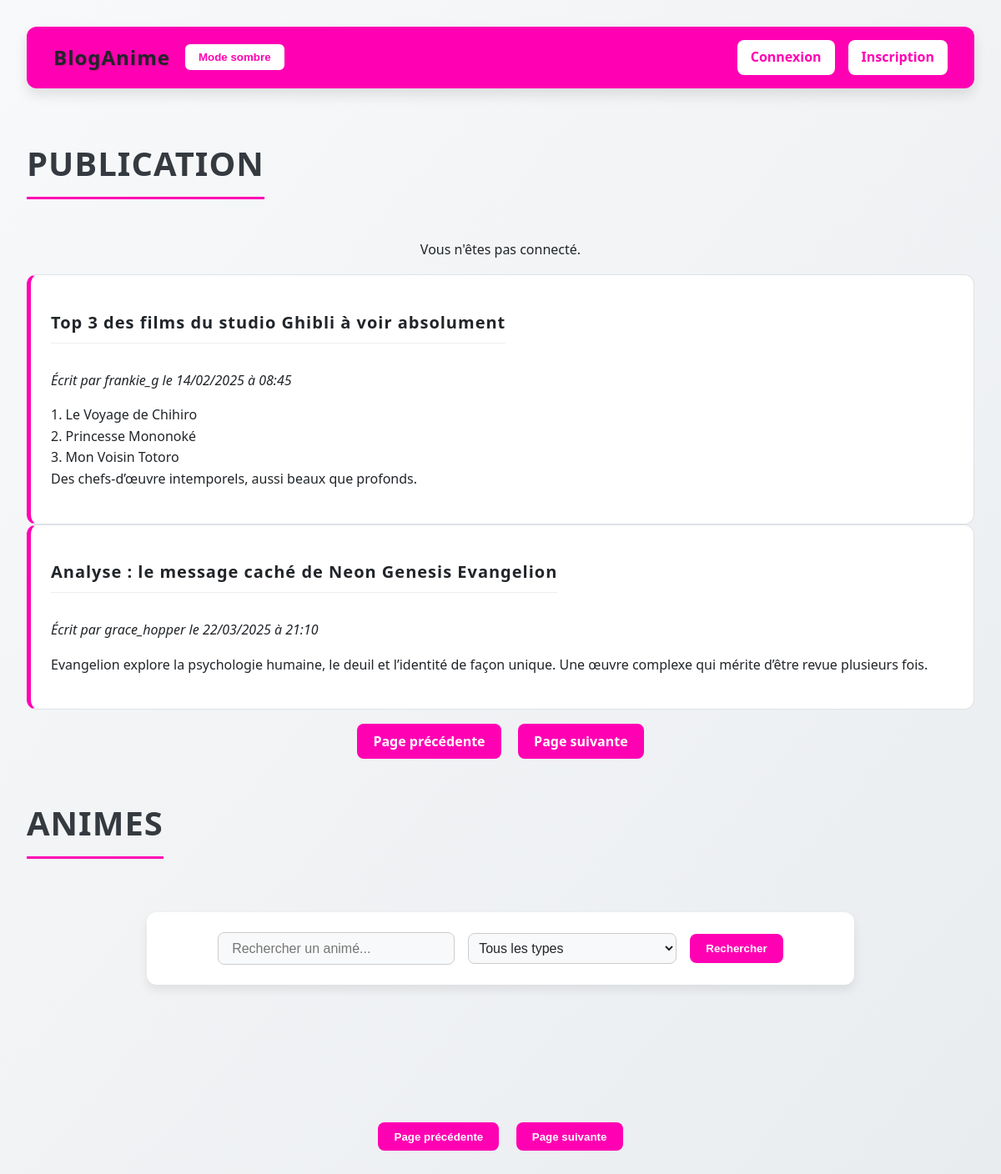
/?page=4, run on the app's committed database.
### tables this page shows
CREATE TABLE IF NOT EXISTS `post` (
  `id` int NOT NULL AUTO_INCREMENT,
  `title` varchar(255) NOT NULL,
  `content` text NOT NULL,
  `authorId` int NOT NULL,
  `createdAt` datetime DEFAULT CURRENT_TIMESTAMP,
  PRIMARY KEY (`id`),
  KEY `authorId` (`authorId`)
);

CREATE TABLE IF NOT EXISTS `user` (
  `id` int NOT NULL AUTO_INCREMENT,
  `userName` varchar(60) NOT NULL,
  `email` varchar(150) NOT NULL,
  `password` varchar(255) NOT NULL,
  `is_admin` tinyint(1) DEFAULT '0',
  PRIMARY KEY (`id`)
);

### PostController.php (called while the page is built, shortened)
<?php
require_once 'Post.php';
class PostController
{
    private PDO $db;
    public function __construct()
    {
        $host = "localhost";
        $dbName = "anime";
        $port = 3306;
        $userName = "root";
        $password = "";
    }
    public function setDb(PDO $db): self
    {
        $this->db = $db;
        return $this;
    }
    public function getPostsByPage(int $offset, int $limit): array
    {
        $stmt = $this->db->prepare("SELECT * FROM post LIMIT :limit OFFSET :offset");
        $stmt->bindParam(':limit', $limit, PDO::PARAM_INT);
        $stmt->bindParam(':offset', $offset, PDO::PARAM_INT);
        $stmt->execute();
        $datas = $stmt->fetchAll(PDO::FETCH_ASSOC);
        $posts = [];
        foreach ($datas as $data) {
            $posts[] = new Post($data);
        }
        return $posts;
    }
}

### Post.php (called while the page is built, shortened)
<?php
class Post
{
    private string $title;
    private string $content;
    private int $authorId;
    private string $createdAt;
    public function __construct(array $data)
    {
        $this->title = $data['title'];
        $this->content = $data['content'];
        $this->authorId = $data['authorId'];
    }
    public function hydrate(array $data): void
    {
        foreach ($data as $key => $value) {
            $method = "set" . ucfirst($key);
        }
    }
    public function getCreatedAt()
    {
        return $this->createdAt;
    }
    public function setCreatedAt($createdAt)
    {
        $this->createdAt = $createdAt;
        return $this;
    }
    public function getAuthorId()
    {
        return $this->authorId;
    }
    public function setAuthorId($authorId)
    {
        $this->authorId = $authorId;
        return $this;
    }
    public function getContent()
    {
        return $this->content;
    }
    public function setContent($content)
    {
        $this->content = $content;
        return $this;
    }
    public function getTitle()
    {
        return $this->title;
    }
    public function setTitle($title)
    {
        $this->title = $title;
        return $this;
    }
    public function setId($id)
    {
        return $this;
    }
}

### UserController.php (called while the page is built, shortened)
<?php
class UserController
{
    private PDO $db;
    public function __construct()
    {
        $host = "localhost";
        $dbName = "anime";
        $port = 3306;
        $userName = "root";
        $password = "";
    }
    public function setDb($db)
    {
        $this->db = $db;
        return $this;
    }
    public function getUserById(int $id): ?User
    {
        $stmt = $this->db->prepare("SELECT * FROM user WHERE id = :id");
        $stmt->bindParam(':id', $id, PDO::PARAM_INT);
        $stmt->execute();
        $data = $stmt->fetch(PDO::FETCH_ASSOC);
        return $data ? new User($data) : null;
    }
}

### User.php (called while the page is built, shortened)
<?php
class User
{
    private string $username;
    public function hydrate(array $data): void
    {
        foreach ($data as $key => $value) {
            $method = 'set' . ucfirst($key);
        }
    }
    public function getUsername(): string
    {
        return $this->username;
    }
    public function setId(int $id): self
    {
        return $this;
    }
    public function setUsername(string $username): self
    {
        $this->username = $username;
        return $this;
    }
    public function setEmail(string $email): self
    {
        return $this;
    }
    public function setPassword(string $password): self
    {
        return $this;
    }
}

### articles.php (the view)
<?php
$page = isset($_GET['page']) ? (int)$_GET['page'] : 1;
$limit = 2;
$offset = ($page - 1) * $limit;
$posts = $postController->getPostsByPage($offset, $limit);
?>
<?php foreach ($posts as $post): ?>
    <div class="post">
        <h2><?= htmlspecialchars($post->getTitle()) ?></h2>
        <p>
            <em>
                Écrit par
                <?php
                $user = $userController->getUserById($post->getAuthorId());
                if ($user) {
                    echo htmlspecialchars($user->getUsername());
                } else {
                    echo "Auteur inconnu";
                }
                ?>
                le <?= date('d/m/Y à H:i', strtotime($post->getCreatedAt())) ?>
            </em>
        </p>
        <p><?= nl2br(htmlspecialchars($post->getContent())) ?></p>
    </div>
<?php endforeach; ?>

### style.css (style rules this page uses)
:root { --bg-color: linear-gradient(to bottom right, #f8f9fa, #e9ecef); --text-color: #212529; --heading-color: #343a40; --box-bg: #ffffff; --input-bg: #f8f9fa; --border-color: #ccc; --highlight: #ff01b3; --post-border: #dee2e6; --navbar-bg: linear-gradient(to right, #ff01b3, #ff01b3); --nav-text: #212529; --nav-bg: white; --form-title: #333; --textarea-border-focus: #ff01b3; --form-button: #ff01b3; --form-button-hover: #ff009a; }
body { font-family: 'Segoe UI', Roboto, Helvetica, Arial, sans-serif; background: var(--bg-color); margin: 0; padding: 2rem; color: var(--text-color); line-height: 1.6; }
h1, h2 { text-align: center; color: var(--heading-color); margin-bottom: 2rem; letter-spacing: 1px; border-bottom: 3px solid var(--highlight); display: inline-block; padding-bottom: 0.5rem; }
h2 { font-size: 2rem; }
.post { background-color: var(--box-bg); border: 1px solid var(--post-border); border-left: 5px solid var(--highlight); border-radius: 12px; padding: 1.5rem; transition: transform 0.2s ease, box-shadow 0.2s ease; }
.post h2 { font-size: 1.25rem; margin-bottom: 1rem; color: var(--text-color); border-bottom: 1px solid #eee; padding-bottom: 0.5rem; }
.post p { font-size: 1rem; color: var(--text-color); }

### data on the page
post: title "Top 3 des films du studio Ghibli à voir absolument", authorId.userName "frankie_g", createdAt "14/02/2025 à 08:45", content "1. Le Voyage de Chihiro 2. Princesse Mononoké 3. Mon Voisin Totoro Des chefs-d’œuvre intemporels, aussi beaux que profonds."
post: title "Analyse : le message caché de Neon Genesis Evangelion", authorId.userName "grace_hopper", createdAt "22/03/2025 à 21:10", content "Evangelion explore la psychologie humaine, le deuil et l’identité de façon unique. Une œuvre complexe qui mérite d’être revue plusieurs fois."
